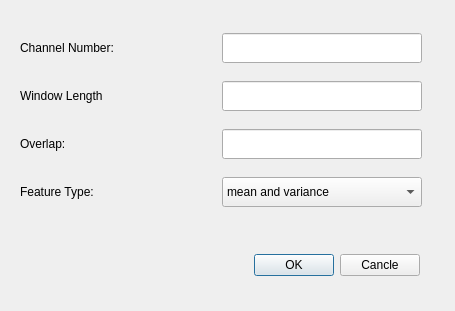
<?xml version="1.0" encoding="UTF-8"?>
<ui version="4.0">
 <class>featureparemeters</class>
 <widget class="QDialog" name="featureparemeters">
  <property name="geometry">
   <rect>
    <x>0</x>
    <y>0</y>
    <width>455</width>
    <height>311</height>
   </rect>
  </property>
  <property name="windowTitle">
   <string>Feature Paremeters</string>
  </property>
  <widget class="QWidget" name="gridLayoutWidget">
   <property name="geometry">
    <rect>
     <x>20</x>
     <y>20</y>
     <width>409</width>
     <height>212</height>
    </rect>
   </property>
   <layout class="QGridLayout" name="gridLayout_2">
    <property name="leftMargin">
     <number>0</number>
    </property>
    <property name="topMargin">
     <number>0</number>
    </property>
    <property name="spacing">
     <number>5</number>
    </property>
    <item row="0" column="0">
     <widget class="QLabel" name="label">
      <property name="minimumSize">
       <size>
        <width>200</width>
        <height>30</height>
       </size>
      </property>
      <property name="maximumSize">
       <size>
        <width>16777215</width>
        <height>30</height>
       </size>
      </property>
      <property name="text">
       <string>Channel Number:</string>
      </property>
     </widget>
    </item>
    <item row="2" column="0">
     <widget class="QLabel" name="label_3">
      <property name="minimumSize">
       <size>
        <width>200</width>
        <height>30</height>
       </size>
      </property>
      <property name="maximumSize">
       <size>
        <width>16777215</width>
        <height>30</height>
       </size>
      </property>
      <property name="text">
       <string>Overlap:</string>
      </property>
     </widget>
    </item>
    <item row="0" column="1">
     <widget class="QLineEdit" name="channelNumber">
      <property name="minimumSize">
       <size>
        <width>200</width>
        <height>30</height>
       </size>
      </property>
      <property name="maximumSize">
       <size>
        <width>16777215</width>
        <height>30</height>
       </size>
      </property>
     </widget>
    </item>
    <item row="1" column="1">
     <widget class="QLineEdit" name="windowLength">
      <property name="minimumSize">
       <size>
        <width>200</width>
        <height>30</height>
       </size>
      </property>
      <property name="maximumSize">
       <size>
        <width>16777215</width>
        <height>30</height>
       </size>
      </property>
     </widget>
    </item>
    <item row="1" column="0">
     <widget class="QLabel" name="label_2">
      <property name="minimumSize">
       <size>
        <width>200</width>
        <height>30</height>
       </size>
      </property>
      <property name="maximumSize">
       <size>
        <width>16777215</width>
        <height>30</height>
       </size>
      </property>
      <property name="text">
       <string>Window Length</string>
      </property>
     </widget>
    </item>
    <item row="2" column="1">
     <widget class="QLineEdit" name="overlap">
      <property name="minimumSize">
       <size>
        <width>200</width>
        <height>30</height>
       </size>
      </property>
      <property name="maximumSize">
       <size>
        <width>16777215</width>
        <height>30</height>
       </size>
      </property>
     </widget>
    </item>
    <item row="3" column="0">
     <widget class="QLabel" name="label_4">
      <property name="minimumSize">
       <size>
        <width>200</width>
        <height>30</height>
       </size>
      </property>
      <property name="maximumSize">
       <size>
        <width>16777215</width>
        <height>30</height>
       </size>
      </property>
      <property name="text">
       <string>Feature Type:</string>
      </property>
     </widget>
    </item>
    <item row="3" column="1">
     <widget class="QComboBox" name="featureType">
      <property name="minimumSize">
       <size>
        <width>200</width>
        <height>30</height>
       </size>
      </property>
      <property name="maximumSize">
       <size>
        <width>200</width>
        <height>30</height>
       </size>
      </property>
      <item>
       <property name="text">
        <string>mean and variance</string>
       </property>
      </item>
      <item>
       <property name="text">
        <string>fitting coefficient</string>
       </property>
      </item>
     </widget>
    </item>
   </layout>
  </widget>
  <widget class="QWidget" name="layoutWidget">
   <property name="geometry">
    <rect>
     <x>20</x>
     <y>240</y>
     <width>411</width>
     <height>51</height>
    </rect>
   </property>
   <layout class="QHBoxLayout" name="horizontalLayout">
    <item>
     <spacer name="horizontalSpacer">
      <property name="orientation">
       <enum>Qt::Horizontal</enum>
      </property>
      <property name="sizeHint" stdset="0">
       <size>
        <width>40</width>
        <height>20</height>
       </size>
      </property>
     </spacer>
    </item>
    <item>
     <widget class="QPushButton" name="OK">
      <property name="text">
       <string>OK</string>
      </property>
     </widget>
    </item>
    <item>
     <widget class="QPushButton" name="Cancle">
      <property name="text">
       <string>Cancle</string>
      </property>
     </widget>
    </item>
   </layout>
  </widget>
  <zorder>layoutWidget</zorder>
  <zorder>gridLayoutWidget</zorder>
 </widget>
 <layoutdefault spacing="6" margin="11"/>
 <resources/>
 <connections>
  <connection>
   <sender>OK</sender>
   <signal>clicked()</signal>
   <receiver>featureparemeters</receiver>
   <slot>accept()</slot>
   <hints>
    <hint type="sourcelabel">
     <x>283</x>
     <y>264</y>
    </hint>
    <hint type="destinationlabel">
     <x>227</x>
     <y>155</y>
    </hint>
   </hints>
  </connection>
  <connection>
   <sender>Cancle</sender>
   <signal>clicked()</signal>
   <receiver>featureparemeters</receiver>
   <slot>reject()</slot>
   <hints>
    <hint type="sourcelabel">
     <x>383</x>
     <y>264</y>
    </hint>
    <hint type="destinationlabel">
     <x>227</x>
     <y>155</y>
    </hint>
   </hints>
  </connection>
 </connections>
</ui>
